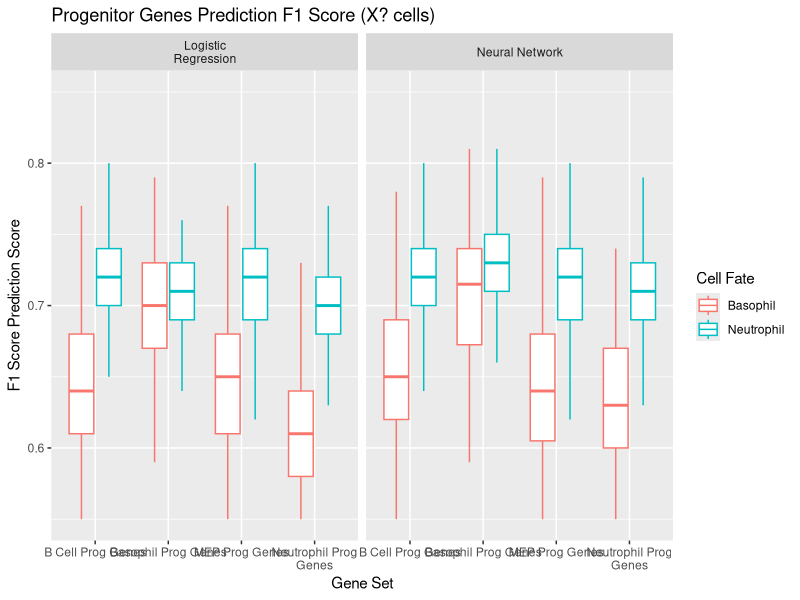
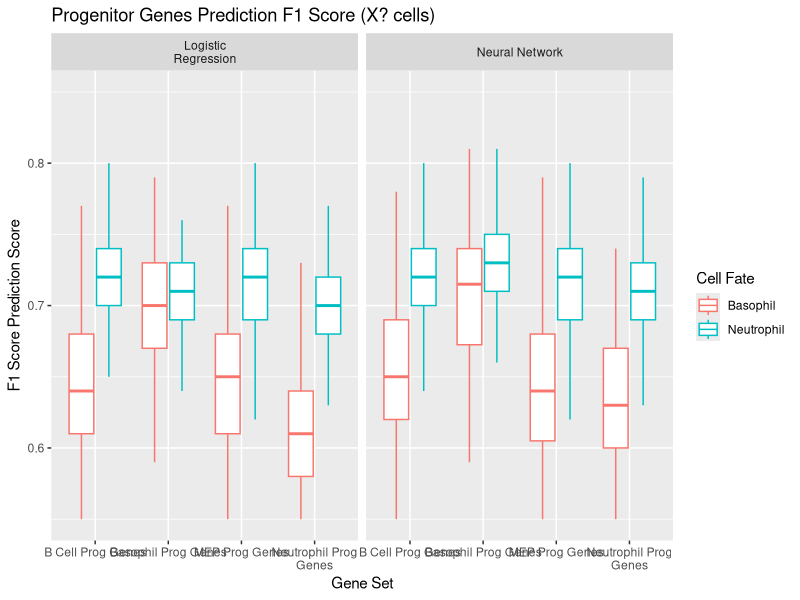

Write R code to recreate these figures, in order.
library(ggplot2)
library(stringr)


df <- read.csv(file = "prog_gene_analysis_result.csv")

df$analysis <- as.factor(df$analysis)

p <- ggplot(df,
            aes(x = gene_type,
                y = value,
                color = cell_type)) +
    geom_boxplot(outlier.shape = NA) +
    facet_grid(~analysis,
               labeller = label_wrap_gen(width = 15, multi_line = TRUE),
               scales = "free_x") +
    #geom_errorbarh(height = 0) +
    ylim(0.55, 0.85) +
    scale_x_discrete(labels = function(x) str_wrap(x, width = 20)) +
    labs(title = "Progenitor Genes Prediction F1 Score (X? cells)",
         x = "Gene Set",
         y = "F1 Score Prediction Score",
         color = "Cell Fate")

p

ggsave(
    filename = 'Progenitor genes, X? cells, f1, in vivo.png',
    device = "png",
    plot = p,
    dpi = "retina",
    width = 40,
    height = 15,
    unit = "cm")
